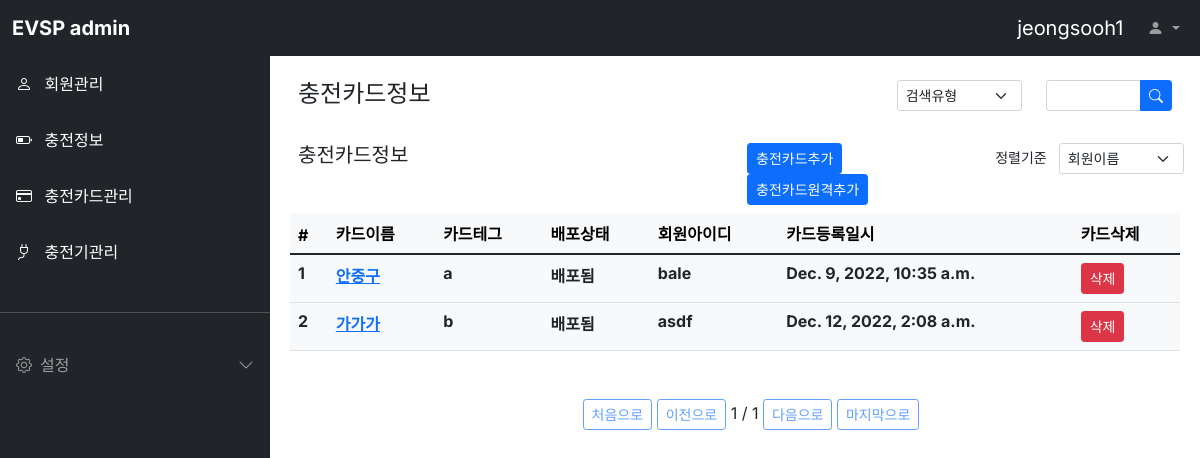
/cardinfo/ (signed in), run on the app's committed database.
### cardinfo/models.py (models this page shows)
class Cardinfo(models.Model):
  cardname = models.CharField(max_length=64, verbose_name='카드이름')
  cardtag = models.CharField(max_length=64, verbose_name='카드테그')
  cardstatus = models.CharField(max_length=64, verbose_name='배포상태')
  register_dttm = models.DateTimeField(auto_now_add=True, verbose_name='카드등록일시')
  userid = models.CharField(max_length=64, verbose_name='회원아이디')
  class Meta:
    db_table = 'evsp_cardinfo'
    verbose_name = '카드정보'
    verbose_name_plural = '카드정보'

### cardinfo/views.py (the view)
# urls.py: path('cardinfo/', CardinfoList.as_view()),
class CardinfoList(ListView):
  model = Cardinfo
  template_name='cardinfo.html'
  context_object_name = 'cardinfoList'
  paginate_by = 2
  queryset = Cardinfo.objects.all()
  def get_context_data(self, **kwargs):
    context = super().get_context_data(**kwargs)
    user_id = self.request.session['user']
    context['loginuser'] = user_id
    return context

### cardinfo/templates/cardinfo.html (shortened to what this page needs)
{% extends "base.html" %}
{% block contents %}
<div class="row mt-3 mx-3">
  <div class="col-md-8 fw-bold"><h4>충전카드정보</h4></div>
  <div class="col-md-2">
    <select class="form-select form-select-sm" aria-label="Default select example">
      <option selected>검색유형</option>
    </select>
  </div>
  <div class="col-md-2">
    <form>
      <div class="input-group input-group-sm">
        <input type="text" class="form-control" placeholder="" aria-label="Recipient's username" aria-describedby="button-addon2">
        <button class="btn btn-primary" type="button" id="button-addon2">
          <i class="bi bi-search"></i>
        </button>
      </div>
    </form>
  </div>
</div>
<div class="row mt-3 mx-3">
  <div class="col-md-6 fw-bold"><h5>충전카드정보</h5></div>
  <div class="col-md-3 justify-content-md-end">
    <button class="btn btn-primary btn-sm"
      onclick="location.href='/cardinfo/register/'">충전카드추가
    </button>
    <button class="btn btn-primary btn-sm"
      onclick="location.href='/cardinfo/registerremote'">충전카드원격추가
    </button>
  </div>
  <div class="col-md-3">
    <div class="row justify-content-end">
      <label class="col form-select-sm text-end">정렬기준</label>
      <select class="col form-select form-select-sm" aria-label="Default select example">
        <option selected>회원이름</option>
      </select>
    </div>
  </div>
</div>
<div class="row mt-2 mx-2">
  <div class="col-12">
    <table class="table table-light">
      <thead class="thead-light">
        <tr>
          <th scope="col">#</th>
          <th scope="col">카드이름</th>
          <th scope="col">카드테그</th>
          <th scope="col">배포상태</th>
          <th scope="col">회원아이디</th>
          <th scope="col">카드등록일시</th>
          <th scope="col">카드삭제</th>
        </tr>
      </thead>
      <tbody class="text-dark">
        {% for cardinfo in cardinfoList %}
        <tr>
          <th scope="row">{{ cardinfo.id }}</th>
          <th><a href="/cardinfo/{{ cardinfo.id }}">{{ cardinfo.cardname }}</a></th>
          <th>{{ cardinfo.cardtag }}</th>
          <th>{{ cardinfo.cardstatus }}</th>
          <th>{{ cardinfo.userid }}</th>
          <th>{{ cardinfo.register_dttm }}</th>
          <th><a class="btn btn-primary btn-sm btn-danger" id="cardinfo-{{ cardinfo.id }}"
            href="/cardinfo/{{ cardinfo.id }}/delete" target="_blank">삭제</a></th>
        </tr>
        {% endfor %}
      </tbody>
    </table>
    <div class="pagination justify-content-center mt-5">
      <ul class="step-links">
        {% if page_obj.has_previous %}
        <a class="btn btn-sm btn-outline-primary" href="?page=1">처음으로</a>
        <a class="btn btn-sm btn-outline-primary" href="?page={{ page_obj.previous_page_number }}">이전으로</a>
        {% else %}
        <a class="btn btn-sm btn-outline-primary disabled" href="#">처음으로</a>
        <a class="btn btn-sm btn-outline-primary disabled" href="#">이전으로</a>
        {% endif %}
      <span class="current">
        {{ page_obj.number }} / {{ page_obj.paginator.num_pages }}
      </span>
        {% if page_obj.has_next %}
        <a class="btn btn-sm btn-outline-primary" href="?page={{ page_obj.next_page_number }}">다음으로</a>
        <a class="btn btn-sm btn-outline-primary" href="?page={{ page_obj.paginator.num_pages }}">마지막으로</a>
        {% else %}
        <a class="btn btn-sm btn-outline-primary disabled" href="#">다음으로</a>
        <a class="btn btn-sm btn-outline-primary disabled" href="#">마지막으로</a>
        {% endif %}
      </ul>
    </div>
  </div>
</div>
{% endblock %}

### static/style.css (style rules this page uses)
body, button { font-family: "Inter", sans-serif; }
:root { --offcanvas-width: 270px; --topNavbarHeight: 56px; }
@media (min-width: 992px) { body { overflow: auto !important; } }

### data on the page
Cardinfo: id "1", cardname "안중구", cardtag "a", cardstatus "배포됨", userid "bale", register_dttm "Dec. 9, 2022, 10:35 a.m."
Cardinfo: id "2", cardname "가가가", cardtag "b", cardstatus "배포됨", userid "asdf", register_dttm "Dec. 12, 2022, 2:08 a.m."

### other printed values
{{ loginuser }} "jeongsooh1"
{{ page_obj.number }} "1"
{{ page_obj.paginator.num_pages }} "1"
